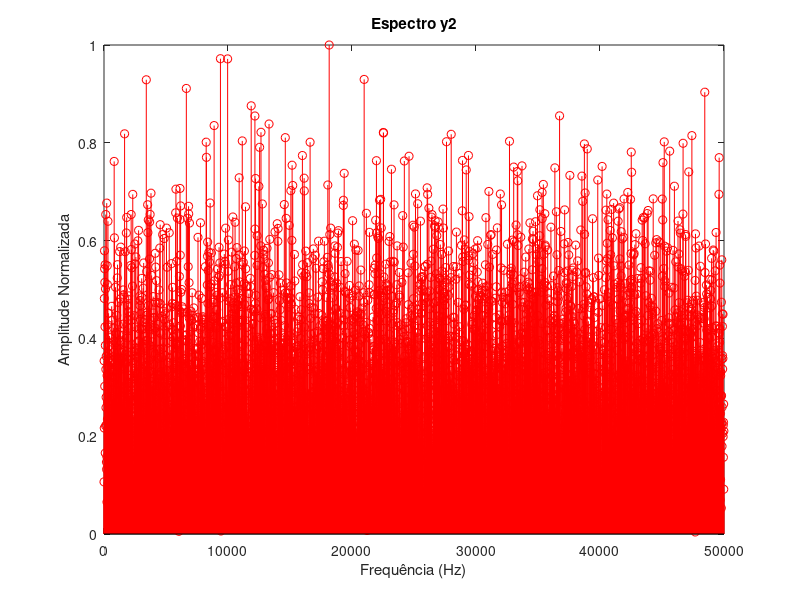
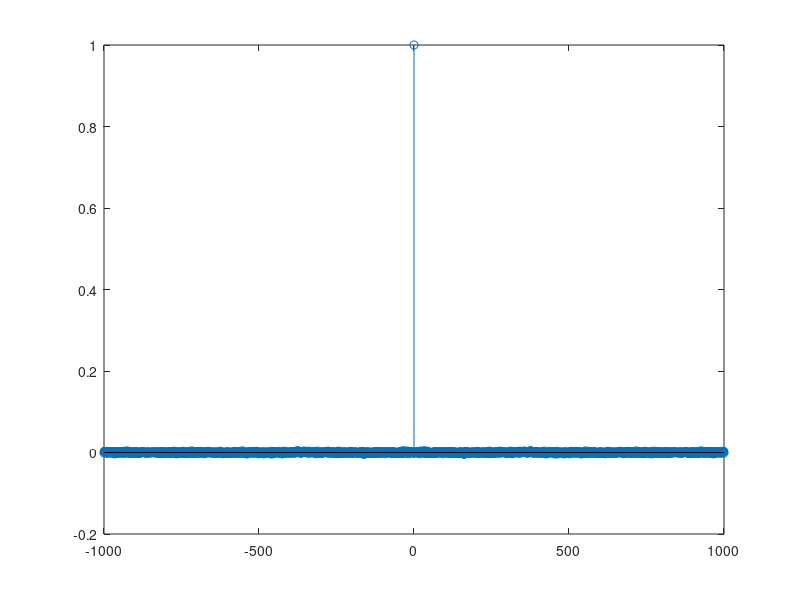

These figures' MATLAB source, in order:
%% AWGN real
clc;clear all;close all;
% Parâmetros
SNR_dB = 10;                              % Determina o valor da SNR em dB
Ts=0.00001;
Fs=1/Ts;
t = 0:Ts:5;                           % Eixo do tempo
A = 2;                                    % Amplitude do sinal de entrada x(t)
x=A*cos(2*pi*100*t);                       % Sinal qualquer x(t)
%
% Geração manual das amostras de ruído 
N = length(x);                            % Calcula o comprimento de x
Ps = sum(abs(x).^2)/N;                    % Calcula a potência do sinal
SNR = 10^(SNR_dB/10);                     % Calcula a SNR linear
Pn = Ps/SNR;                              % Calcula a potência do ruído
noiseSigma = sqrt(Pn);                    % Desvio padrão do ruído AWGN (amostras reais)
n = noiseSigma* randn(1,N);               % Vetor do ruído 
y = x + n;                                % Sinal ruidoso na recepção
%
% Estimação da SNR pelas amostras do sinal recebido
pTx = sum(abs(x.^2))/N;                   % Potência do sinal x(t)
pNe = sum(abs(n.^2))/N;                   % Potência estimada do ruído
SNR1 = pTx/pNe;                           % Estimação da SNR linear
SNR1= 10*log10(SNR1);                     % SNR em dB
%
% Gerar ruído com a função awgn.m
y2 =  awgn(x,SNR_dB,'measured');
%
% Estimação da SNR pelas amostras do sinal geradas pela função awgn.m
n2 = y2-x;
potN2 = sum(abs(n2.^2))/N;                % Potência estimada do ruído
SNR2 = pTx/potN2;                         % Estimação da SNR linear
SNR2 = 10*log10(SNR1);                    % SNR em dB
%p=audioplayer(y2,1/Ts);
%play(p);

%audiowrite('ruido_r2.wav',y2,1/Ts);
%audiowrite('sinal.wav',x,1/Ts);
%%
%Análise Espectral
lfft=10000;
%Construção do Single-sided amplitude spectrum
yfft=fft(n2,lfft);                                          %Utilizando a função built-in
freq=[0:Fs/lfft:Fs/2-Fs/lfft];
yfftuni = abs(yfft(1:lfft/2));
figure(1);
stem(freq,(yfftuni/max(yfftuni)),'r');
title('Espectro y2');
xlabel('Frequência (Hz)');
ylabel('Amplitude Normalizada');
%xlim([0,500])
%%
%Calculando autocovariancia normalizada
maxlag = length(t);
[c,lags] = xcov(n2,1000,'coeff');
figure(2)
stem(lags,c)

%
% % Mostrar informações
% disp('Estimação de SNR: ')
% disp(['   SNR de entrada: ' num2str(SNR_dB) ' dB']);
% disp(['   SNR de entrada: ' num2str(SNR1) ' dB']);
% disp(['   SNR de entrada: ' num2str(SNR2) ' dB']);
% %
% % Gráficos
% fig=figure;
% subplot(5,1,1);
% plot(t,x);
% title('Sinal original')
% axis([0 1 -2 2]);
% %
% subplot(5,1,2);
% plot(t,y);
% title('Sinal Com Ruido AWGN gerado manualmente');
% axis([0 1 -4 4]);
% %
% subplot(5,1,3);
% plot(t,n);
% title('Ruido AWGN gerado manualmente');
% axis([0 1 -2 2]);
% %
% subplot(5,1,4);
% plot(t,y2);
% title('Sinal Com Ruido AWGN gerado pela função awgn.m');
% axis([0 1 -4 4]);
% %
% subplot(5,1,5);
% plot(t,n2);
% title('Ruido AWGN gerado pela função awgn.m');
% axis([0 1 -2 2]);
% fig.PaperUnits = 'inches';
% fig.PaperPosition = [0 0 12 6];
